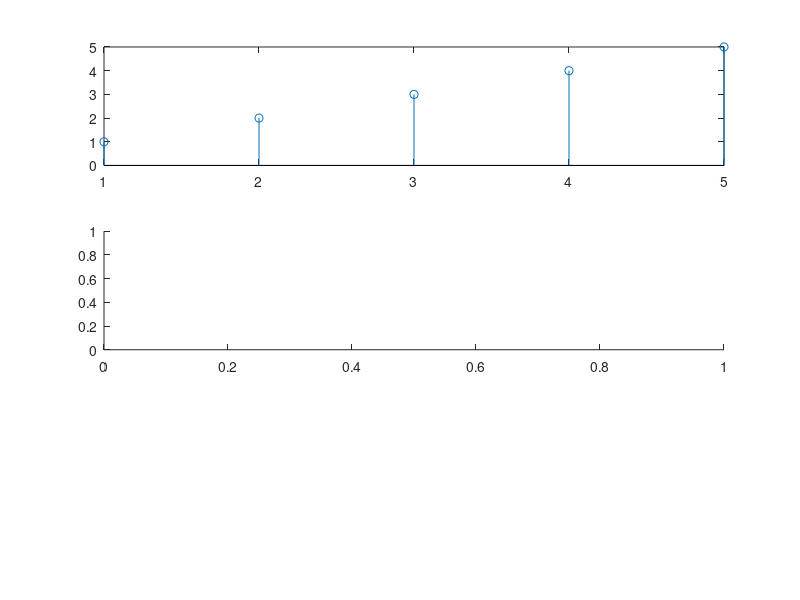

This figure's MATLAB source: (Note: this script raises an error after producing the figure.)
clc
close all
clear all
n=1:5;
x=n;
subplot(3,1,1)
stem(n,x)
subplot(3,1,2)
[y,n]=sigshift(x,n,3)
stem(n,y)
subplot(3,1,3)
[y,n]=sigfold(x,n)
stem(n,y)